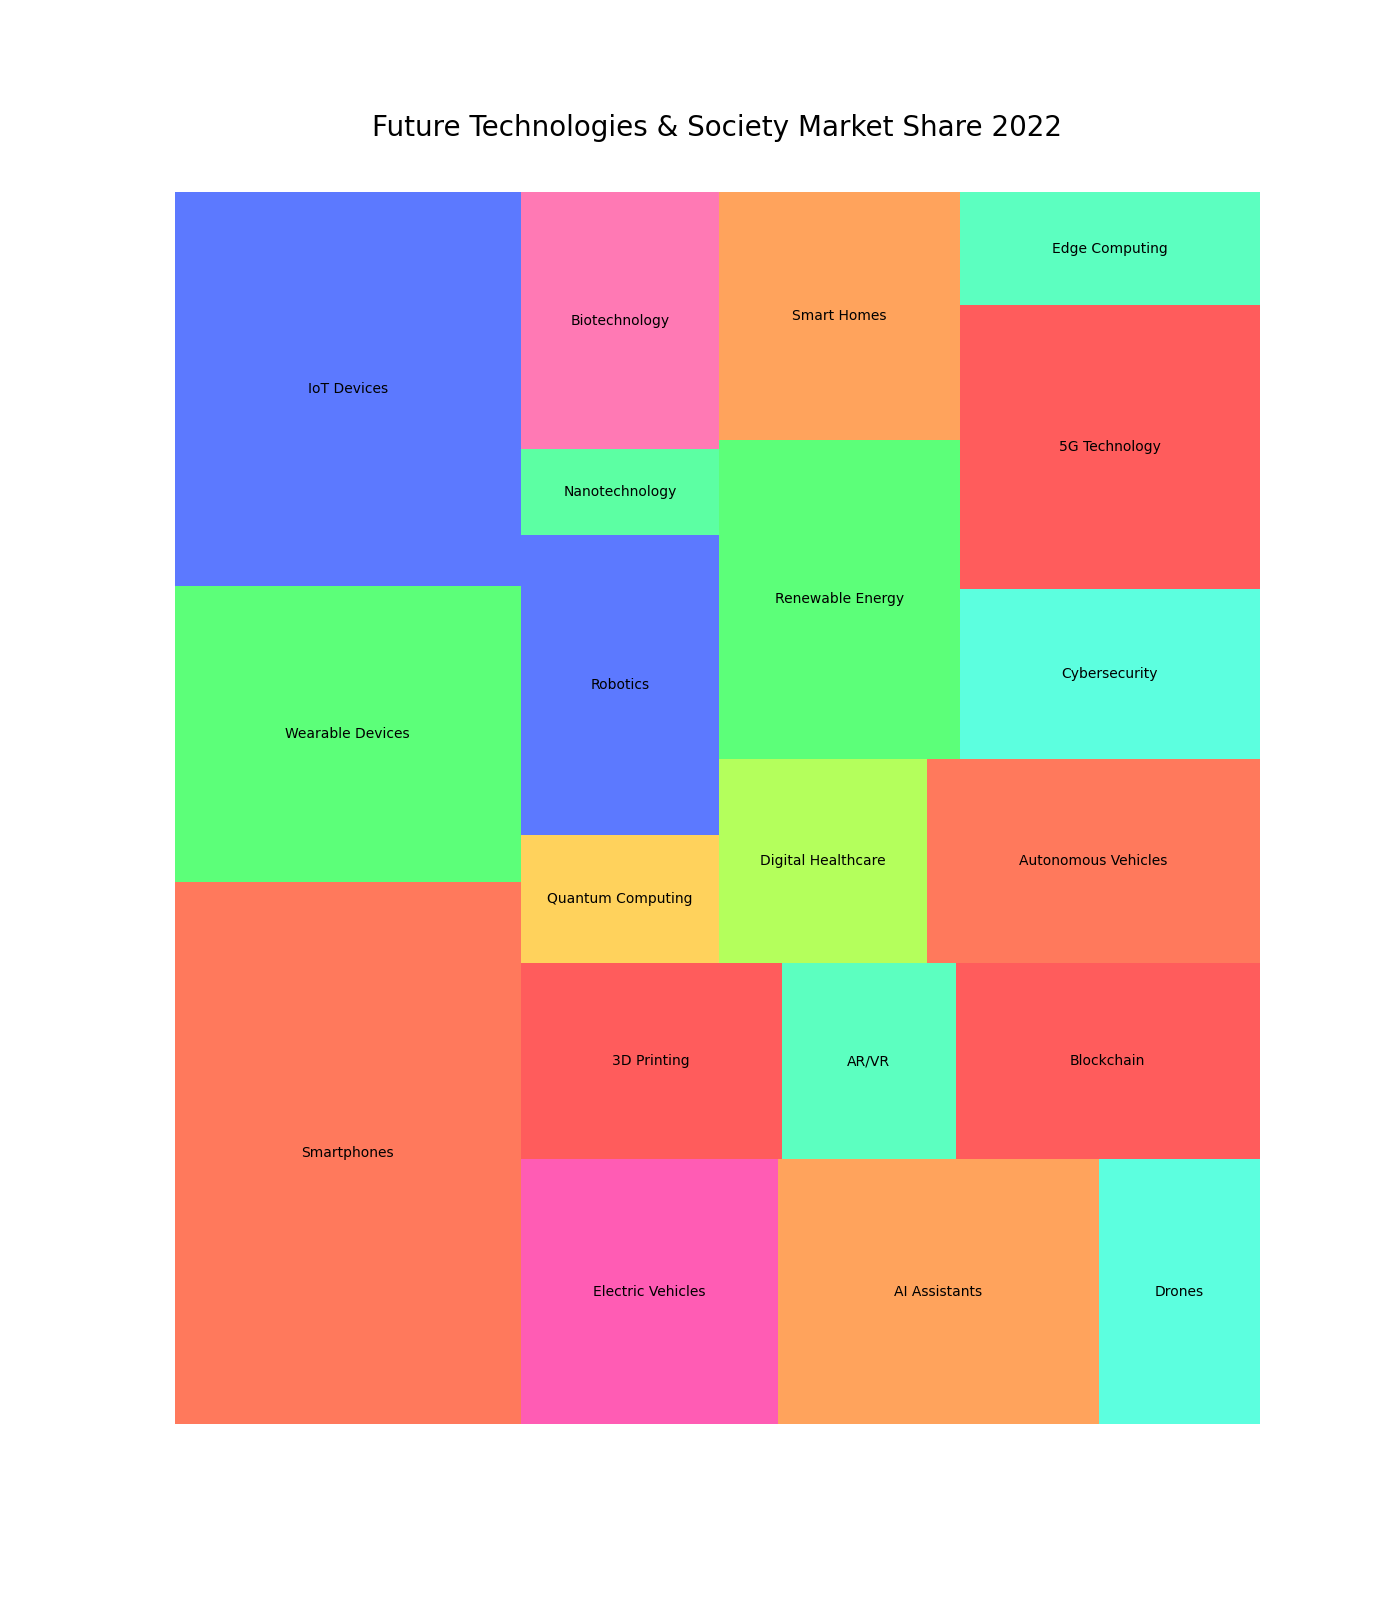

Here is the Python script that generated this plot:

import matplotlib.pyplot as plt
import squarify

# Data for future technologies market share
topics = ['Smartphones', 'Wearable Devices', 'IoT Devices', 'Electric Vehicles', 'AI Assistants', 
          'Drones', '3D Printing', 'AR/VR', 'Blockchain', 'Quantum Computing', 'Robotics', 
          'Nanotechnology', 'Biotechnology', 'Digital Healthcare', 'Autonomous Vehicles', 
          'Renewable Energy', 'Smart Homes', 'Cybersecurity', '5G Technology', 'Edge Computing']
market_share = [22.0, 12.0, 16.0, 8.0, 10.0, 5.0, 6.0, 4.0, 7.0, 3.0, 7.0, 2.0, 6.0, 5.0, 8.0, 9.0, 7.0, 6.0, 10.0, 4.0]

# Custom color scheme
colors = [
    '#FF5733', '#33FF57', '#3357FF', '#FF33A1', '#FF8C33',
    '#33FFD7', '#FF3333', '#33FFB1', '#FF3333', '#FFC733',
    '#3357FF', '#33FF8C', '#FF57A1', '#A1FF33', '#FF5733',
    '#33FF57', '#FF8C33', '#33FFD7', '#FF3333', '#33FFB1'
]

# Treemap
plt.figure(figsize=(14, 16))  # Adjusting the size of the treemap
squarify.plot(sizes=market_share, label=topics, color=colors, alpha=0.8)
plt.title('Future Technologies & Society Market Share 2022', pad=40, fontsize=20)
plt.axis('off')  # No axes for a cleaner look

plt.show()
